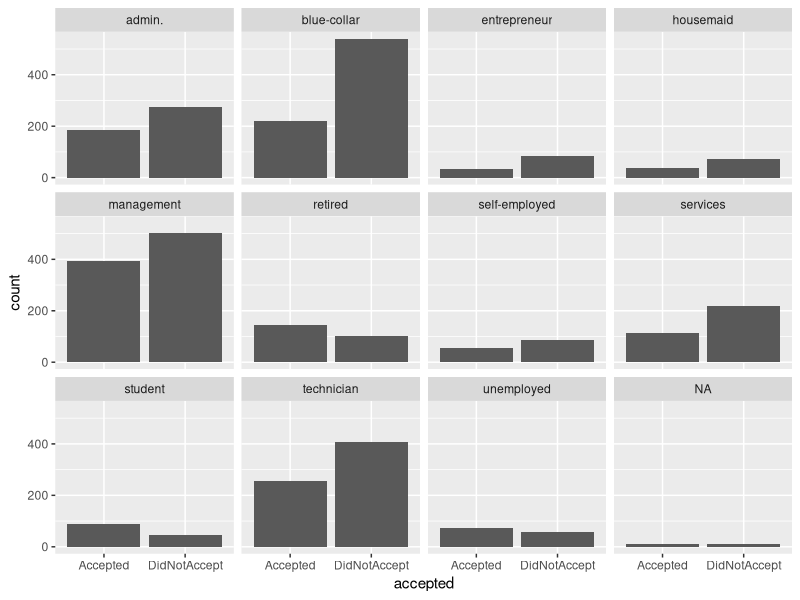
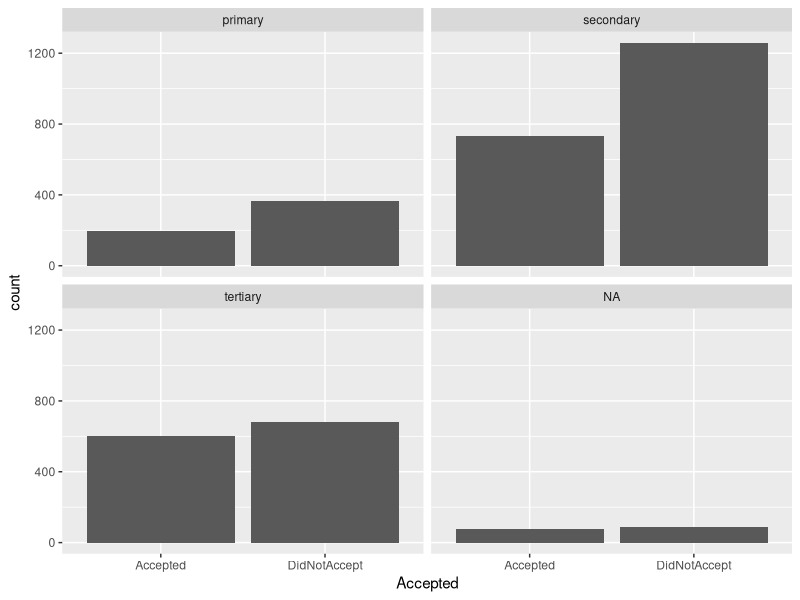
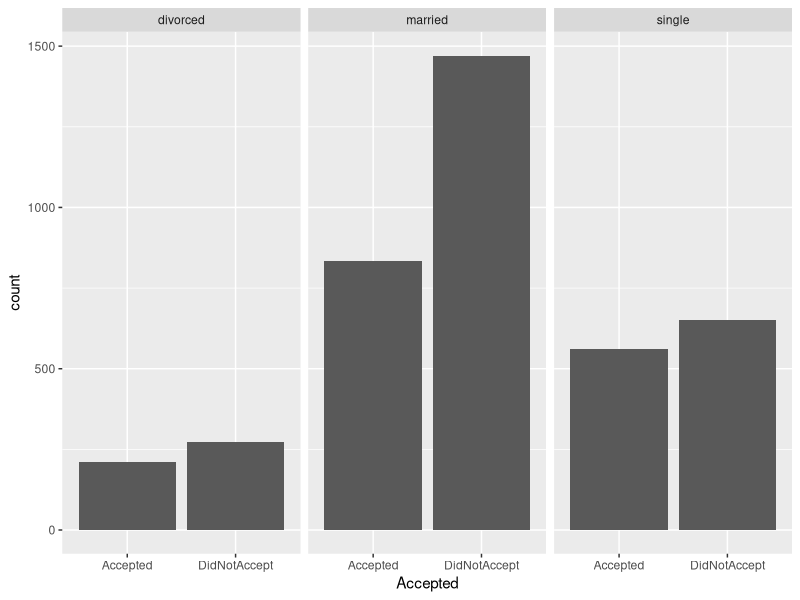
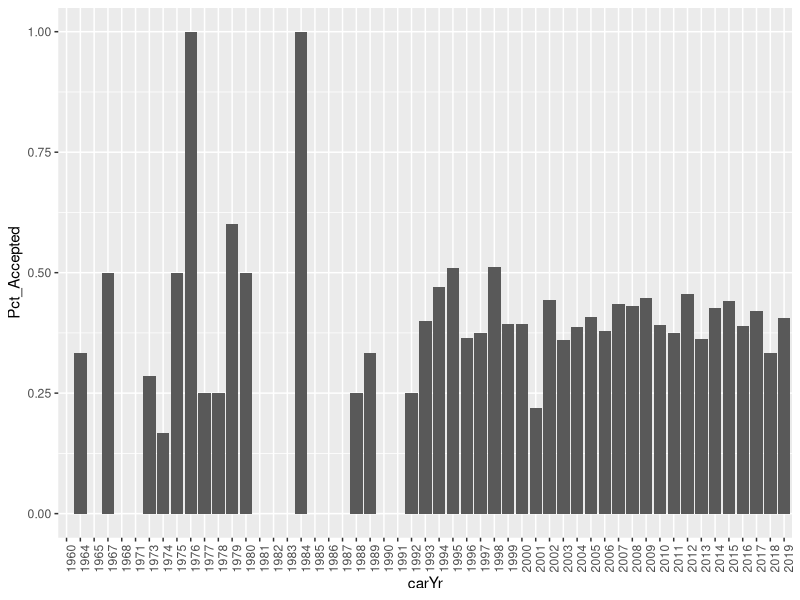
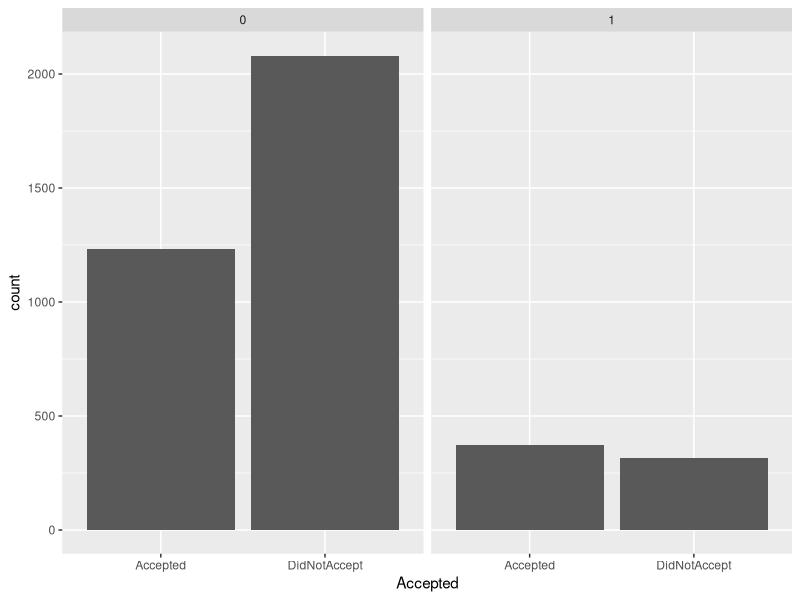

These charts were generated, in order, by the following R code: (Note: this script raises an error after producing the figures.)
## ---- chunk 1
knitr::opts_chunk$set(echo = TRUE)
## ---- chunk 2
suppressPackageStartupMessages(library(dplyr))
suppressPackageStartupMessages(library(fastDummies))
suppressPackageStartupMessages(library(caret))
suppressPackageStartupMessages(library(FNN))
suppressPackageStartupMessages(library(ggplot2))
suppressPackageStartupMessages(library(data.table))
## ---- chunk 3
axiom_data = read.csv('./householdAxiomData.csv', na.strings = c('', NA))
credit_data = read.csv('./householdCreditData.csv', na.strings = c('', NA))
vehicle_data = read.csv('./householdVehicleData.csv', na.strings = c('', NA))
curr_customers = read.csv('./CurrentCustomerMktgResults.csv', na.strings = c('', NA))

prosp_customers = read.csv('./ProspectiveCustomers.csv', na.strings = c('', NA))
## ---- chunk 4
df = left_join(curr_customers, axiom_data, by = 'HHuniqueID')
df = left_join(df, credit_data, by = 'HHuniqueID')
df = left_join(df, vehicle_data, by = 'HHuniqueID')

test_df = left_join(prosp_customers, axiom_data, by = 'HHuniqueID')
test_df = left_join(test_df, credit_data, by = 'HHuniqueID')
test_df = left_join(test_df, vehicle_data, by = 'HHuniqueID')

head(df)
head(test_df)
## ---- chunk 5
# remove bad columns
df = df[, !(names(df) %in% c('dataID', 'past_Outcome', 'EstRace', 'annualDonations', 
                             'X', 'carMake', 'carModel', 'CallStart', 'CallEnd', 'PetsPurchases', 'DigitalHabits_5_AlwaysOn'))]

# convert categorical variables into dummies for easier calculation of Euclidean Distance
# Change all logical columns (T/F) into numericals (1/0)
logic_idx = sapply(df, is.logical)
df[, logic_idx] = lapply(df[, logic_idx], as.numeric)

# Convert LastContactMonth from factor to numeric
# used following stackoverflow: https://stackoverflow.com/questions/6549239/convert-months-mmm-to-numeric
df$LastContactMonth = sapply(df$LastContactMonth, function(x) grep(paste("(?i)", x, sep=""), month.abb))
head(df)
## ---- chunk 6
job_df = data.frame(Job = df$Job, accepted = df$Y_AcceptedOffer)
ggplot(job_df, aes(x = accepted)) + 
    geom_bar() + 
    facet_wrap(~ Job)
table(job_df)

# People in the working class are less likely to accept than non-workers
wk_class = c('admin.', 'blue-collar', 'entrepreneur', 'housemaid','management', 
             'retired', 'self-employed', 'services', 'student', 'technician')
df$WorkingClass = ifelse(df$Job %in% wk_class, 1, 0)
df = df[, !(names(df) %in% c('Job'))]
head(df)
## ---- chunk 7
educ_df = data.frame(Education = df$Education, Accepted = df$Y_AcceptedOffer)
ggplot(educ_df, aes(x = Accepted)) + 
    geom_bar() + 
    facet_wrap(~ Education)

table(educ_df)[, 'Accepted']/(table(educ_df)[, 'Accepted'] + table(educ_df)[, 'DidNotAccept'])
## ---- chunk 8
marriage_df = data.frame(Married = df$Marital, Accepted = df$Y_AcceptedOffer)
ggplot(marriage_df, aes(x = Accepted)) + 
    geom_bar() + 
    facet_wrap(~ Married)

# People who currently have a life partner are much more likely to decline than those who live on their own. This does not yield any significant change to our model however.
table(marriage_df)[, 'Accepted']/(table(marriage_df)[, 'Accepted'] + table(marriage_df)[, 'DidNotAccept'])
## ---- chunk 9
carYr_df = data.frame(carYr = as.factor(df$carYr), Accepted = df$Y_AcceptedOffer)
carYr_df = table(carYr_df)

carYr_df = data.frame(carYr_df[, 'Accepted']/(carYr_df[, 'Accepted'] + carYr_df[, 'DidNotAccept']))
carYr_df = setDT(carYr_df, keep.rownames = TRUE)[]
colnames(carYr_df) = c('carYr', 'Pct_Accepted')
ggplot(carYr_df, aes(x = carYr, y = Pct_Accepted)) + 
    geom_bar(stat = 'identity') + 
    theme(axis.text.x = element_text(angle = 90, hjust = 1))
## ---- chunk 10
summary(df$Age)

# Generational age ranges determined via this article: https://www.kasasa.com/articles/generations/gen-x-gen-y-gen-z
generation = ifelse(df$Age >= 18 & df$Age <= 25, 'GenZ',
                       ifelse(df$Age >= 26 & df$Age <= 40, 'Millennial',
                              ifelse(df$Age >= 41 & df$Age <= 55, 'GenX',
                                     ifelse(df$Age >= 56 & df$Age <= 76, 'Baby.Boomers', 'Silent/GreatestGen'))))
generation = as.factor(generation)
df$NonWorkingGen = ifelse(generation %in% c('GenZ', 'Baby.Boomers', 'Silent/GreatestGen'), 1, 0)

gen_df = data.frame(Gen = df$NonWorkingGen, Accepted = df$Y_AcceptedOffer)
ggplot(gen_df, aes(x = Accepted)) + 
    geom_bar() + 
    facet_wrap(~ Gen)

df = df[, !(names(df) %in% c('Age'))]
## ---- chunk 11
# convert all categorical variables to dummies
# columns to convert: Communication, headOfhouseholdGender (binary), Job, Marital, Education, carMake, carModel, TimeOfDay
# if we wish to take missing variable values into account, then change ignore_na back to FALSE
df = dummy_cols(df, select_columns = c('Communication', 'headOfhouseholdGender'), remove_first_dummy = TRUE, ignore_na = TRUE)
df = df[, !(names(df) %in% c('Communication', 'headOfhouseholdGender'))]

cat_cols = c('Education', 'Marital')
df = dummy_cols(df, select_columns = cat_cols, ignore_na = TRUE) 
df = df[ ,!(names(df) %in% cat_cols)]
df = df[complete.cases(df), ]
head(df)
## ---- chunk 12
train_idx = sample(1:nrow(df), size = floor(0.70 * nrow(df)))

norm_train = train_df = df[train_idx, ]
norm_valid = valid_df = df[-train_idx, ]

norm_values = preProcess(train_df[, c(2:6, 8:ncol(train_df))], method = c('center', 'scale'))
norm_train[, c(2:6, 8:ncol(norm_train))] = predict(norm_values, train_df[, c(2:6, 8:ncol(train_df))])
norm_valid[, c(2:6, 8:ncol(norm_valid))] = predict(norm_values, valid_df[, c(2:6, 8:ncol(valid_df))])

head(norm_train)
## ---- chunk 13
k_accuracies = data.frame(k = 1:150, accuracy = rep(0, 150))
for(i in 1:150) {
    nn = knn(train = norm_train[, c(2:6, 8:ncol(norm_train))], 
         test = norm_valid[, c(2:6, 8:ncol(norm_valid))], 
         cl = norm_train[, 7],  k = i)
    confusion_matrix = confusionMatrix(nn, norm_valid$Y_AcceptedOffer)
    k_accuracies[i, 2] = confusion_matrix$overall[1]
}
## ---- chunk 14
head(k_accuracies[order(-k_accuracies$accuracy), ], 3)
## ---- chunk 15
ggplot(k_accuracies, aes(x = k, y = accuracy)) + 
    geom_line() + ggtitle('kNN accuracy for k = 1:100')
